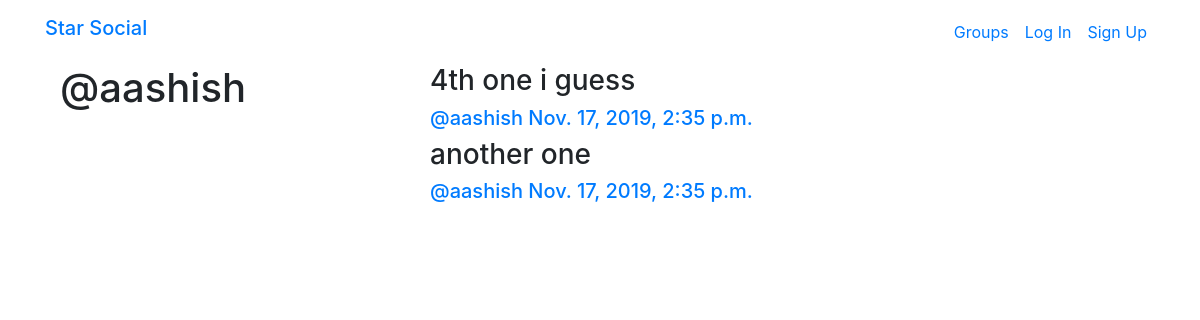
The page /posts/by/aashish/ on the database its author committed.
### posts/models.py (models this page shows, shortened)
class Post(models.Model):
	user = models.ForeignKey(User,related_name='posts',on_delete=models.CASCADE)
	created_at = models.DateTimeField(auto_now=True)
	message = models.TextField()
	message_html = models.TextField(editable=False)
	group = models.ForeignKey(Group,related_name='posts',null=True,blank=True,on_delete=models.CASCADE)
	class Meta:
		ordering = ['-created_at']
		unique_together = ['user','message']

### posts/views.py (the view)
# urls.py: path('by/<slug:username>/',views.UserPosts.as_view(),name='for_user'),
class UserPosts(generic.ListView):
	model = models.Post
	template_name = 'posts/user_post_list.html'
	def get_queryset(self):
		try:
			self.post_user = User.objects.prefetch_related('posts').get(username__iexact=self.kwargs.get('username'))
		except User.DoesNotExist:
			raise Http404
		else:
			return self.post_user.posts.all()
	def get_context_data(self,**kwargs):
		context = super().get_context_data(**kwargs)
		context['post_user'] = self.post_user
		return context

### posts/templates/posts/user_post_list.html
{% extends 'posts/post_base.html' %}
{% block prepost %}
<div class="col-md-4">
	<h1>@{{post_user.username}}</h1>
</div>
{% endblock %}
{% block post_content %}
<div class="col-md-8">
	{% for post in post_list %}
		{% include 'posts/_post.html' %}
	{% endfor %}
</div>
{% endblock %}

### posts/templates/posts/_post.html (shortened to what this page needs)
<div class="post media">
	<div class="media-body">
		<h3>{{ post.message|safe }}</h3>
		<h5 class="media-heading">
			<span class="username">
				<a href="{% url 'posts:for_user' username=post.user.username %}">@{{post.user.username}}</a>
			</span>
			<time class="time">
				<a href="{% url 'posts:single' username=post.user.username pk=post.pk %}">{{post.created_at}}</a>
			</time>
		</h5>
	</div>
</div>

### rows shown on the page
Post: message "4th one i guess", user.username "aashish", created_at "Nov. 17, 2019, 2:35 p.m."
Post: message "another one", user.username "aashish", created_at "Nov. 17, 2019, 2:35 p.m."

### other values the page prints
{{ post_user.username }} "aashish"
